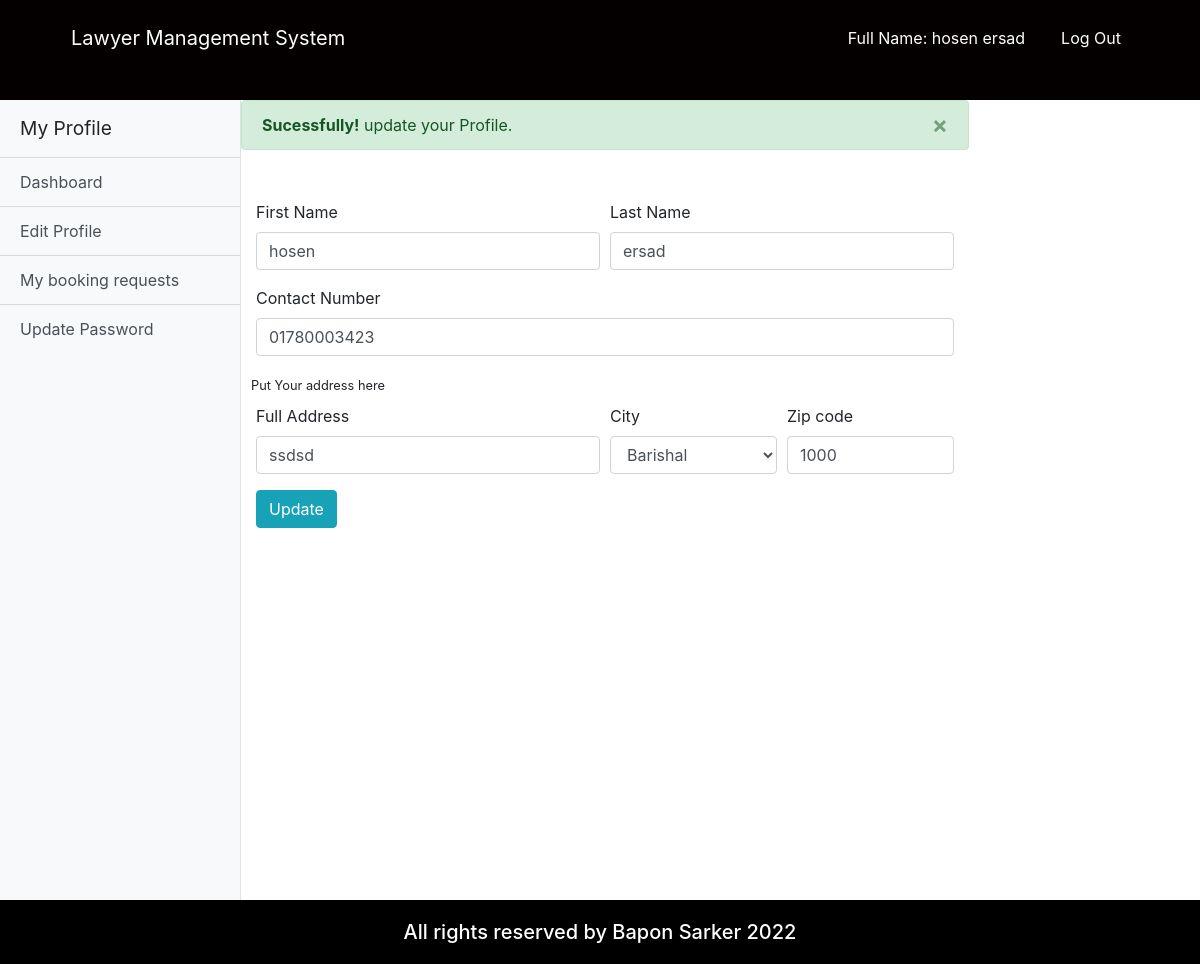
The page /user_profile.php?ok (signed in) on the database its author committed.
### tables this page shows
CREATE TABLE `user` (
  `u_id` varchar(20) NOT NULL,
  `first_Name` varchar(100) NOT NULL,
  `last_Name` varchar(100) NOT NULL,
  `email` varchar(100) NOT NULL,
  `password` varchar(100) NOT NULL,
  `status` varchar(100) NOT NULL,
  `role` varchar(100) NOT NULL
);

CREATE TABLE `client` (
  `client_id` varchar(20) NOT NULL,
  `contact_number` varchar(15) NOT NULL,
  `full_address` varchar(200) NOT NULL,
  `city` varchar(100) NOT NULL,
  `zip_code` varchar(50) NOT NULL,
  `image` varchar(200) NOT NULL
);

### user_profile.php (the view, shortened to what this page needs)
<?php
	if($_SESSION['login']==TRUE AND $_SESSION['status']=='Active'){
	?>
	<!doctype html>
	<html lang="en">
		<head>
			<link rel="stylesheet" href="https://use.fontawesome.com/releases/v5.8.1/css/all.css">
			<link rel="stylesheet" href="css/all.css">
			<link rel="stylesheet" href="css/simple-sidebar.css">
			<link rel="stylesheet" href="css/bootstrap.css">
			<link rel="stylesheet" href="css/style.css">
			<link rel="stylesheet" href="css/media.css">
		</head>
		<body>
			<header class="customnav">
				<div class="container">
					<div class="row">
						<div class="col-md-12">
							<nav class="navbar navbar-expand-lg ">
								<a class="navbar-brand cus-a" href="index.php">Lawyer Management System</a>
								<div class="collapse navbar-collapse" id="navbarSupportedContent">
									<ul class="navbar-nav ml-auto ">
										<li class="">
											<a class="nav-link cus-a" href="#">Full Name: <?php echo $_SESSION['first_Name'];?> <?php echo $_SESSION['last_Name'];?></a>
										</li>
										<li class="">
											<a class="nav-link cus-a" href="logout.php">Log Out</a>
										</li>
									</ul>
								</div>
							</nav>
						</div>
					</div>
				</div>
			</header>
			<body>
				<div class="d-flex" id="wrapper">
					<div class="bg-light border-right" id="sidebar-wrapper">
						<div class="sidebar-heading">My Profile</div>
						<div class="list-group list-group-flush">
							<a href="user_dashboard.php" class="list-group-item list-group-item-action bg-light">Dashboard</a>
							<a href="user_profile.php" class="list-group-item list-group-item-action bg-light">Edit Profile</a>
							<a href="user_booking.php" class="list-group-item list-group-item-action bg-light">My booking requests</a>
							<a href="update_password.php" class="list-group-item list-group-item-action bg-light">Update Password</a>
						</div>
					</div>
					<section class="editprofile">
						<?php if(isset($_GET['ok'])){
							echo "<div class='alert alert-success alert-dismissible fade show'>
							<button type='button' class='close' data-dismiss='alert' aria-label='Close'><span aria-hidden='true'>&times;</span></button>
							<strong>Sucessfully!</strong> update your Profile.
							</div>";
						}?>
						<?php
							$a=$_SESSION['client_id'];
							$conn = connect();
							$result = mysqli_query($conn,"SELECT * FROM user,client WHERE user.u_id=client.client_id AND user.status='Active' AND user.u_id='$a'");
							while($row = mysqli_fetch_array($result)) {
							?>
							<div class="container">
								<form class="cusform" action="save_user_edit_profile.php" method="post">
									<div class="form-row">
										<div class="form-group col-md-6">
											<label for="fname">First Name</label>
											<input type="text" class="form-control" name="first_Name"  id="first_Name" value="<?php echo $row["first_Name"]; ?>">
										</div>
										<div class="form-group col-md-6">
											<label for="lname">Last Name</label>
											<input type="text" class="form-control" name="last_Name"  id="last_Name" value="<?php echo $row["last_Name"]; ?>">
										</div>
									</div>
									<div class="form-group">
										<label for="num">Contact Number</label>
										<input type="text" class="form-control" name="contact_number" id="contact_number" value="<?php echo $row["contact_number"]; ?>">
									</div>
									<div class="form-row"><label for="edu"><small>Put Your address here </small></label></div>
									<div class="form-row">
										<div class="form-group col-md-6">
											<label for="address">Full Address</label>
											<input type="text" class="form-control" name="full_address" id="full_address" value="<?php echo $row["full_address"]; ?>">
										</div>
										<div class="form-group col-md-3">
											<label for="city">City</label>
											<select id="city" name="city" class="form-control">
												<option value="Barishal" <?php if ($row['city']=='Barishal'){echo "selected";}?>>Barishal</option>
											</select>
										</div>
										<div class="form-group col-md-3">
											<label for="zip">Zip code</label>
											<input type="text" class="form-control" name="zip_code" id="zip_code" value="<?php echo $row["zip_code"]; ?>">
										</div>
									</div>
									<button type="submit" class="btn btn-info">Update</button>
								</form>
							</div>
							<?php
							}
						?>
					</section>
				</div>
				</body>
				<footer>
					<div class="container">
						<div class="row">
						<div class="col">
							<h5>All rights reserved by Bapon Sarker 2022</h5>
						</div>
					</div>
				</div>
			</footer>
		</body>
	</html>
	<?php
	}else
	header('location:login.php?deactivate');
?>

### css/simple-sidebar.css (style rules this page uses)
body { overflow-x: hidden; }
#sidebar-wrapper { min-height: 100vh; margin-left: -15rem; -webkit-transition: margin .25s ease-out; -moz-transition: margin .25s ease-out; -o-transition: margin .25s ease-out; transition: margin .25s ease-out; }
#sidebar-wrapper .sidebar-heading { padding: 0.875rem 1.25rem; font-size: 1.2rem; }
#sidebar-wrapper .list-group { width: 15rem; }
@media (min-width: 768px) { #sidebar-wrapper { margin-left: 0; } }

### css/style.css (style rules this page uses)
* { margin: 0; padding: 0; }
html { height: 100% !important; }
body { display: flex !important; min-height: 100% !important; flex-direction: column; }
.customnav { background-color: #040000; height: 100px; }
.customnav a { margin: 10px 10px; }
.cus-a { color: white !important; }
footer { margin-top: auto; background-color: black; color: white; }
footer h5 { text-align: center; margin: 20px 0px; }
.cusform { margin-top: 50px; }

### rows shown on the page
user: first_Name "hosen", last_Name "ersad", contact_number "01780003423", full_address "ssdsd", zip_code "1000"

### other values the page prints
$_SESSION['first_Name'] "hosen"
$_SESSION['last_Name'] "ersad"
